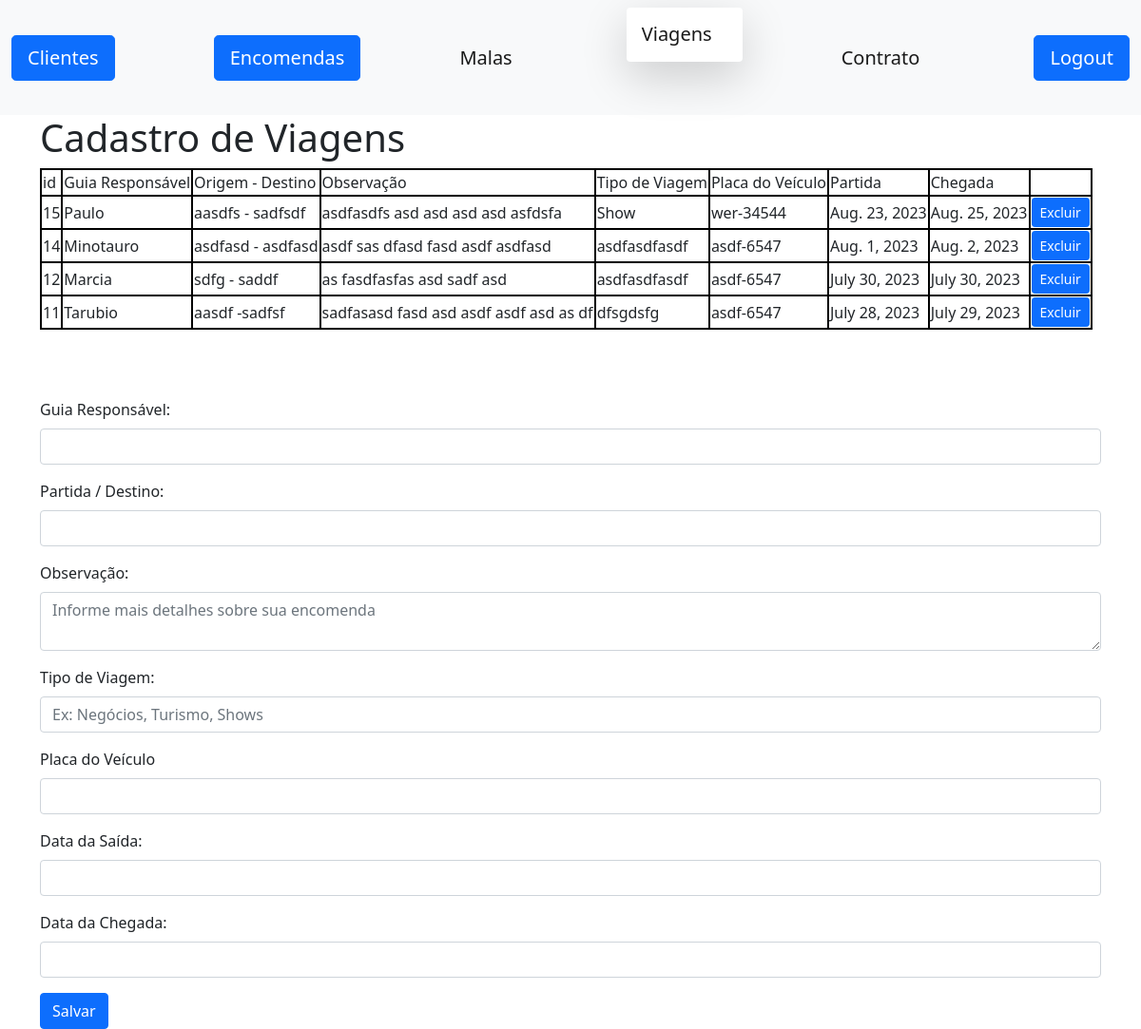
Before: /travels/travels (signed in) with the older database file.
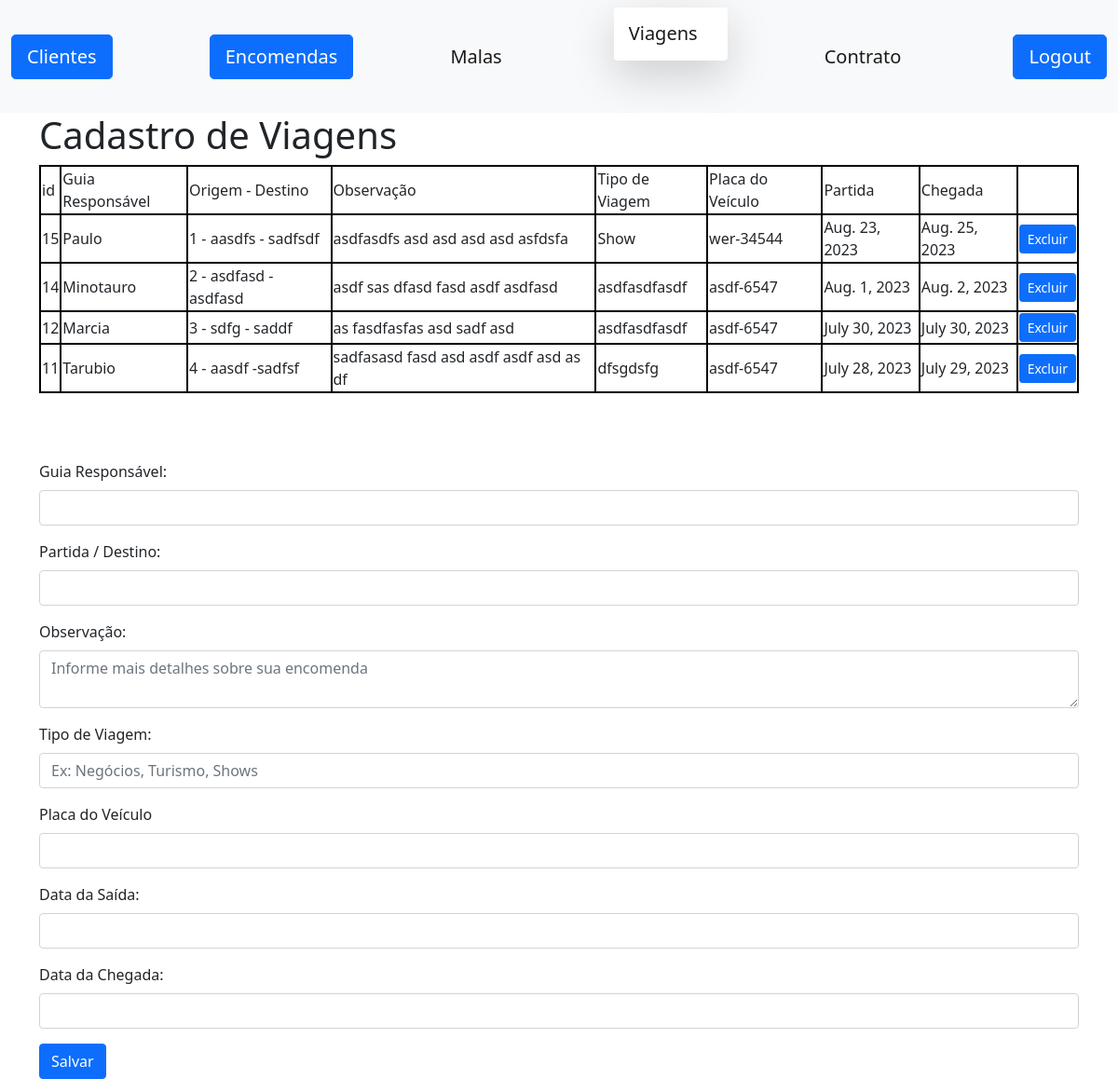
After: the same page with the newer database file.
### travels/models.py (models this page shows, shortened)
class Travel(models.Model):
    id = models.AutoField(primary_key=True)
    responsible_guide = models.TextField(max_length=60, null=False)
    departure_destination = models.TextField(max_length=100, null=False)
    description = models.TextField(max_length=255, null=False)
    type = models.TextField(max_length=30, null=False)
    vehicle_plate = models.TextField(max_length=10, null=False)
    date_departure = models.DateField(null=True, blank=True)
    date_arrival = models.DateField(null=True, blank=True)

### travels/views.py (the view)
# urls.py: path('travels/', include('travels.urls'), name='travels' ),
@login_required(login_url="/accounts/login")
def travels(request):
    if request.user.is_superuser:
        travels = Travel.objects.all().order_by('-date_departure').values()
        travels = travels[:8]
        return render(request, "travels.html", {"travels": travels})
    else:
        return redirect("/accounts/login/")

### travels/templates/travels.html (shortened to what this page needs)
<!doctype html>
<html lang="en">
  <head>
    <link href="https://cdn.jsdelivr.net/npm/bootstrap@5.0.2/dist/css/bootstrap.min.css" rel="stylesheet">
  </head>
  <body>
    <nav class="navbar navbar-light bg-light">
      <div class="container-fluid">
        <button onclick="location.href = '/clients/';" class="btn btn-lg btn-primary btn-block" type="submit">Clientes</button>
        <button onclick="location.href = '/orders/';" class="btn btn-lg btn-primary btn-block" type="submit">Encomendas</button>
        <span class="navbar-brand mb-0 h1">Malas</span>
        <div class="shadow-lg p-3 mb-5 bg-body rounded">
          <span class="navbar-brand mb-0 h1">Viagens</span>
        </div>
        <span class="navbar-brand mb-0 h1">Contrato</span>
        <button onclick="location.href = '/accounts/logout/';" class="btn btn-lg btn-primary btn-block" type="submit">Logout</button>
      </div>
    </nav>
    <div class="container">
      <h1>Cadastro de Viagens</h1>
        <table>
          <tr>
            <td>id</td>
            <td>Guia Responsável</td>
            <td>Origem - Destino</td>
            <td>Observação</td>
            <td>Tipo de Viagem</td>
            <td>Placa do Veículo</td>
            <td>Partida</td>
            <td>Chegada</td>
          </tr>
          {% for travel in travels%}
          <tr>
            <td> {{ travel.id }}</td>
            <td> {{ travel.responsible_guide }}</td>
            <td> {{ travel.departure_destination }}</td>
            <td> {{ travel.description }}</td>
            <td> {{ travel.type }}</td>
            <td> {{ travel.vehicle_plate }}</td>
            <td> {{ travel.date_departure }}</td>
            <td> {{ travel.date_arrival }}</td>
            <td>
              <form action="{% url 'delete_travel' travel.id %}" method="post">
                <button class="btn btn-primary btn-sm" type="submit">Excluir</button>
              </form>
            </td>
          </tr>
          {% endfor %}
        </table>
        <br/><br/><br/>
        <form action="{% url 'save' %}" method="post">
            <div class="form-group mb-3">
              <label class="form-label">Guia Responsável:</label>
              <input name="responsible_guide" class="form-control" type="text" aria-label="default input example">
            </div>
            <div class="form-group mb-3">
              <label class="form-label">Partida / Destino:</label>
              <input name="departure_destination" type="text" class="form-control" />
            </div>
            <div class="form-group mb-3">
              <label class="form-label">Observação:</label>
              <textarea name="description" class="form-control" placeholder="Informe mais detalhes sobre sua encomenda" id="floatingTextarea"></textarea>
            </div>
            <div class="form-group mb-3">
              <label class="form-label">Tipo de Viagem:</label>
              <input name="type" placeholder="Ex: Negócios, Turismo, Shows" class="form-control" type="text" aria-label="default input example">
            </div>
            <div class="form-group mb-3">
              <label class="form-label">Placa do Veículo</label>
              <input name="vehicle_plate" type="text" class="form-control" />
            </div>
            <div class="form-group mb-3">
              <label class="form-label">Data da Saída:</label>
              <input name="date_departure" class="form-control" type="text" aria-label="default input example">
            </div>
            <div class="form-group mb-3">
              <label class="form-label">Data da Chegada:</label>
              <input name="date_arrival" class="form-control" type="text" aria-label="default input example">
            </div>
            <button type="submit" class="btn btn-primary">Salvar</button>
        </form>
    </div>
  </body>
</html>

Changed rows visible on the page:
changed Travel "Paulo": departure_destination "aasdfs - sadfsdf" → "1 - aasdfs - sadfsdf"
changed Travel "Minotauro": departure_destination "asdfasd - asdfasd" → "2 - asdfasd - asdfasd"
changed Travel "Marcia": departure_destination "sdfg - saddf" → "3 - sdfg - saddf"
changed Travel "Tarubio": departure_destination "aasdf -sadfsf" → "4 - aasdf -sadfsf"
